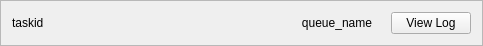
<?xml version="1.0" encoding="UTF-8"?>
<ui version="4.0">
 <class>TaskPane</class>
 <widget class="QFrame" name="TaskPane">
  <property name="geometry">
   <rect>
    <x>0</x>
    <y>0</y>
    <width>483</width>
    <height>41</height>
   </rect>
  </property>
  <property name="windowTitle">
   <string>Frame</string>
  </property>
  <property name="frameShape">
   <enum>QFrame::StyledPanel</enum>
  </property>
  <property name="frameShadow">
   <enum>QFrame::Raised</enum>
  </property>
  <layout class="QHBoxLayout" name="horizontalLayout">
   <item>
    <widget class="QLabel" name="id_label">
     <property name="sizePolicy">
      <sizepolicy hsizetype="Fixed" vsizetype="Preferred">
       <horstretch>0</horstretch>
       <verstretch>0</verstretch>
      </sizepolicy>
     </property>
     <property name="text">
      <string>taskid</string>
     </property>
    </widget>
   </item>
   <item>
    <widget class="ElidedLabel" name="queue_label">
     <property name="sizePolicy">
      <sizepolicy hsizetype="Ignored" vsizetype="Preferred">
       <horstretch>0</horstretch>
       <verstretch>0</verstretch>
      </sizepolicy>
     </property>
     <property name="layoutDirection">
      <enum>Qt::LeftToRight</enum>
     </property>
     <property name="text">
      <string>queue_name</string>
     </property>
     <property name="alignment">
      <set>Qt::AlignRight|Qt::AlignTrailing|Qt::AlignVCenter</set>
     </property>
    </widget>
   </item>
   <item>
    <widget class="QLabel" name="status_label">
     <property name="sizePolicy">
      <sizepolicy hsizetype="Fixed" vsizetype="Fixed">
       <horstretch>0</horstretch>
       <verstretch>0</verstretch>
      </sizepolicy>
     </property>
     <property name="text">
      <string/>
     </property>
     <property name="pixmap">
      <pixmap resource="main.qrc">:/res/png/warning.png</pixmap>
     </property>
    </widget>
   </item>
   <item>
    <widget class="QPushButton" name="log_btn">
     <property name="sizePolicy">
      <sizepolicy hsizetype="Fixed" vsizetype="Fixed">
       <horstretch>0</horstretch>
       <verstretch>0</verstretch>
      </sizepolicy>
     </property>
     <property name="text">
      <string>View Log</string>
     </property>
    </widget>
   </item>
  </layout>
 </widget>
 <customwidgets>
  <customwidget>
   <class>ElidedLabel</class>
   <extends>QLabel</extends>
   <header>ElidedLabel.h</header>
  </customwidget>
 </customwidgets>
 <resources>
  <include location="main.qrc"/>
  <include location="main.qrc"/>
  <include location="main.qrc"/>
  <include location="../../../.designer/backup/main.qrc"/>
 </resources>
 <connections>
  <connection>
   <sender>log_btn</sender>
   <signal>clicked()</signal>
   <receiver>TaskPane</receiver>
   <slot>_view_logs()</slot>
   <hints>
    <hint type="sourcelabel">
     <x>418</x>
     <y>18</y>
    </hint>
    <hint type="destinationlabel">
     <x>481</x>
     <y>4</y>
    </hint>
   </hints>
  </connection>
 </connections>
 <slots>
  <slot>_view_logs()</slot>
 </slots>
</ui>
